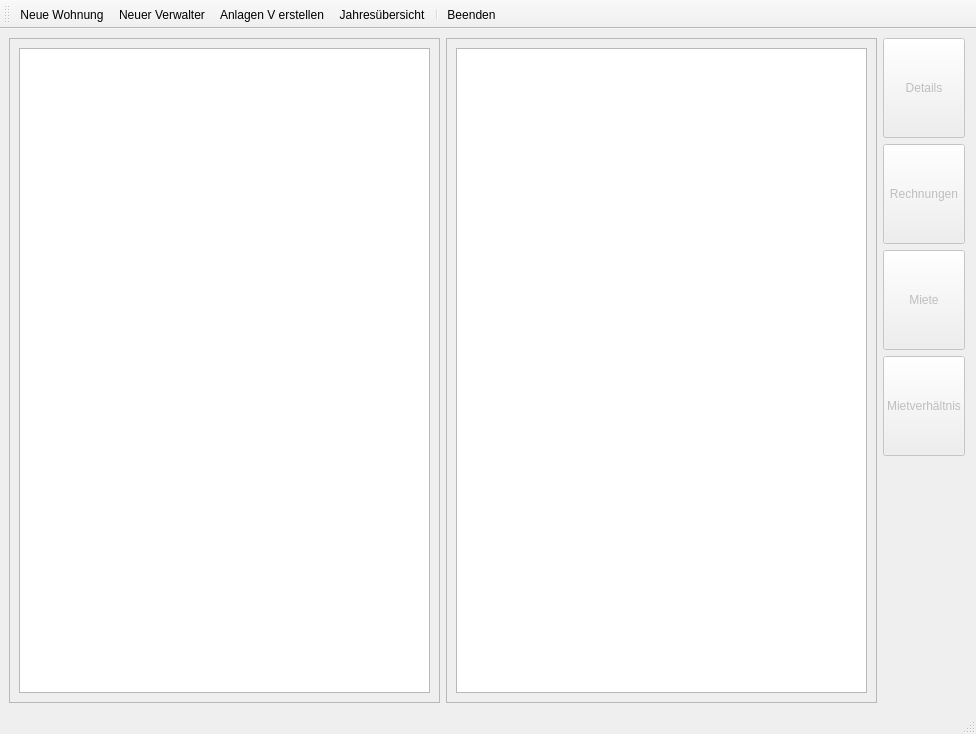
<?xml version="1.0" encoding="UTF-8"?>
<ui version="4.0">
 <class>MainWindow</class>
 <widget class="QMainWindow" name="MainWindow">
  <property name="geometry">
   <rect>
    <x>0</x>
    <y>0</y>
    <width>976</width>
    <height>734</height>
   </rect>
  </property>
  <property name="sizePolicy">
   <sizepolicy hsizetype="Fixed" vsizetype="Fixed">
    <horstretch>0</horstretch>
    <verstretch>0</verstretch>
   </sizepolicy>
  </property>
  <property name="windowTitle">
   <string>Wohnungsverwaltung</string>
  </property>
  <widget class="QWidget" name="centralwidget">
   <layout class="QGridLayout" name="gridLayout">
    <property name="rightMargin">
     <number>11</number>
    </property>
    <item row="4" column="2">
     <spacer name="verticalSpacer">
      <property name="orientation">
       <enum>Qt::Vertical</enum>
      </property>
      <property name="sizeHint" stdset="0">
       <size>
        <width>20</width>
        <height>40</height>
       </size>
      </property>
     </spacer>
    </item>
    <item row="1" column="2">
     <widget class="QPushButton" name="btnRechnungen">
      <property name="enabled">
       <bool>false</bool>
      </property>
      <property name="minimumSize">
       <size>
        <width>0</width>
        <height>100</height>
       </size>
      </property>
      <property name="text">
       <string>Rechnungen</string>
      </property>
     </widget>
    </item>
    <item row="0" column="0" rowspan="5">
     <widget class="QScrollArea" name="scrollArea">
      <property name="sizePolicy">
       <sizepolicy hsizetype="Expanding" vsizetype="Expanding">
        <horstretch>0</horstretch>
        <verstretch>1</verstretch>
       </sizepolicy>
      </property>
      <property name="maximumSize">
       <size>
        <width>600</width>
        <height>16777215</height>
       </size>
      </property>
      <property name="widgetResizable">
       <bool>true</bool>
      </property>
      <widget class="QWidget" name="scrollAreaWidgetContents">
       <property name="geometry">
        <rect>
         <x>0</x>
         <y>0</y>
         <width>417</width>
         <height>660</height>
        </rect>
       </property>
       <layout class="QHBoxLayout" name="horizontalLayout_2">
        <item>
         <widget class="QTreeView" name="tvWohnungen">
          <property name="font">
           <font>
            <pointsize>14</pointsize>
           </font>
          </property>
          <property name="styleSheet">
           <string notr="true"/>
          </property>
         </widget>
        </item>
       </layout>
      </widget>
     </widget>
    </item>
    <item row="2" column="2">
     <widget class="QPushButton" name="btnMiete">
      <property name="enabled">
       <bool>false</bool>
      </property>
      <property name="minimumSize">
       <size>
        <width>0</width>
        <height>100</height>
       </size>
      </property>
      <property name="text">
       <string>Miete</string>
      </property>
     </widget>
    </item>
    <item row="0" column="2">
     <widget class="QPushButton" name="btnDetails">
      <property name="enabled">
       <bool>false</bool>
      </property>
      <property name="minimumSize">
       <size>
        <width>0</width>
        <height>100</height>
       </size>
      </property>
      <property name="text">
       <string>Details</string>
      </property>
     </widget>
    </item>
    <item row="3" column="2">
     <widget class="QPushButton" name="btnMietverh">
      <property name="enabled">
       <bool>false</bool>
      </property>
      <property name="minimumSize">
       <size>
        <width>0</width>
        <height>100</height>
       </size>
      </property>
      <property name="text">
       <string>Mietverhältnis</string>
      </property>
     </widget>
    </item>
    <item row="0" column="1" rowspan="5">
     <widget class="QScrollArea" name="scrollArea_2">
      <property name="widgetResizable">
       <bool>true</bool>
      </property>
      <widget class="QWidget" name="scrollAreaWidgetContents_3">
       <property name="geometry">
        <rect>
         <x>0</x>
         <y>0</y>
         <width>416</width>
         <height>660</height>
        </rect>
       </property>
       <layout class="QVBoxLayout" name="verticalLayout">
        <item>
         <widget class="QTableWidget" name="tableWidget"/>
        </item>
       </layout>
      </widget>
     </widget>
    </item>
   </layout>
  </widget>
  <widget class="QStatusBar" name="statusbar"/>
  <widget class="QToolBar" name="toolBar">
   <property name="sizePolicy">
    <sizepolicy hsizetype="Preferred" vsizetype="Preferred">
     <horstretch>0</horstretch>
     <verstretch>0</verstretch>
    </sizepolicy>
   </property>
   <property name="windowTitle">
    <string>toolBar</string>
   </property>
   <attribute name="toolBarArea">
    <enum>TopToolBarArea</enum>
   </attribute>
   <attribute name="toolBarBreak">
    <bool>false</bool>
   </attribute>
   <addaction name="action_Neue_Wohnung"/>
   <addaction name="actionNeuer_Verwalter"/>
   <addaction name="actionAnlagen_V_erstellen"/>
   <addaction name="actionJahresuebersicht"/>
   <addaction name="separator"/>
   <addaction name="action_Beenden"/>
  </widget>
  <action name="action_Beenden">
   <property name="text">
    <string>&amp;Beenden</string>
   </property>
  </action>
  <action name="action_Neue_Wohnung">
   <property name="text">
    <string>&amp;Neue Wohnung...</string>
   </property>
  </action>
  <action name="actionWohnung_l_schen">
   <property name="text">
    <string>Wohnung &amp;löschen</string>
   </property>
  </action>
  <action name="actionNeuer_Verwalter">
   <property name="text">
    <string>Neuer &amp;Verwalter...</string>
   </property>
  </action>
  <action name="actionAnlagen_V_erstellen">
   <property name="text">
    <string>Anlagen V erstellen...</string>
   </property>
  </action>
  <action name="actionJahresuebersicht">
   <property name="text">
    <string>Jahresübersicht</string>
   </property>
   <property name="toolTip">
    <string>Übersicht über die Einnahmen und Ausgaben des laufenden Jahres</string>
   </property>
  </action>
 </widget>
 <resources/>
 <connections>
  <connection>
   <sender>btnRechnungen</sender>
   <signal>clicked()</signal>
   <receiver>MainWindow</receiver>
   <slot>onRechnungenClicked()</slot>
   <hints>
    <hint type="sourcelabel">
     <x>675</x>
     <y>204</y>
    </hint>
    <hint type="destinationlabel">
     <x>715</x>
     <y>537</y>
    </hint>
   </hints>
  </connection>
  <connection>
   <sender>btnDetails</sender>
   <signal>clicked()</signal>
   <receiver>MainWindow</receiver>
   <slot>onDetailsClicked()</slot>
   <hints>
    <hint type="sourcelabel">
     <x>655</x>
     <y>111</y>
    </hint>
    <hint type="destinationlabel">
     <x>648</x>
     <y>531</y>
    </hint>
   </hints>
  </connection>
  <connection>
   <sender>btnMiete</sender>
   <signal>clicked()</signal>
   <receiver>MainWindow</receiver>
   <slot>onMieteClicked()</slot>
   <hints>
    <hint type="sourcelabel">
     <x>691</x>
     <y>337</y>
    </hint>
    <hint type="destinationlabel">
     <x>718</x>
     <y>489</y>
    </hint>
   </hints>
  </connection>
  <connection>
   <sender>btnMietverh</sender>
   <signal>clicked()</signal>
   <receiver>MainWindow</receiver>
   <slot>onMietverhaeltnisClicked()</slot>
   <hints>
    <hint type="sourcelabel">
     <x>708</x>
     <y>413</y>
    </hint>
    <hint type="destinationlabel">
     <x>721</x>
     <y>465</y>
    </hint>
   </hints>
  </connection>
  <connection>
   <sender>tvWohnungen</sender>
   <signal>clicked(QModelIndex)</signal>
   <receiver>MainWindow</receiver>
   <slot>onWohnungenTreeClicked()</slot>
   <hints>
    <hint type="sourcelabel">
     <x>399</x>
     <y>596</y>
    </hint>
    <hint type="destinationlabel">
     <x>652</x>
     <y>615</y>
    </hint>
   </hints>
  </connection>
 </connections>
 <slots>
  <slot>onRechnungenClicked()</slot>
  <slot>onDetailsClicked()</slot>
  <slot>onMieteClicked()</slot>
  <slot>onMietverhaeltnisClicked()</slot>
  <slot>onWohnungenTreeClicked()</slot>
 </slots>
</ui>
